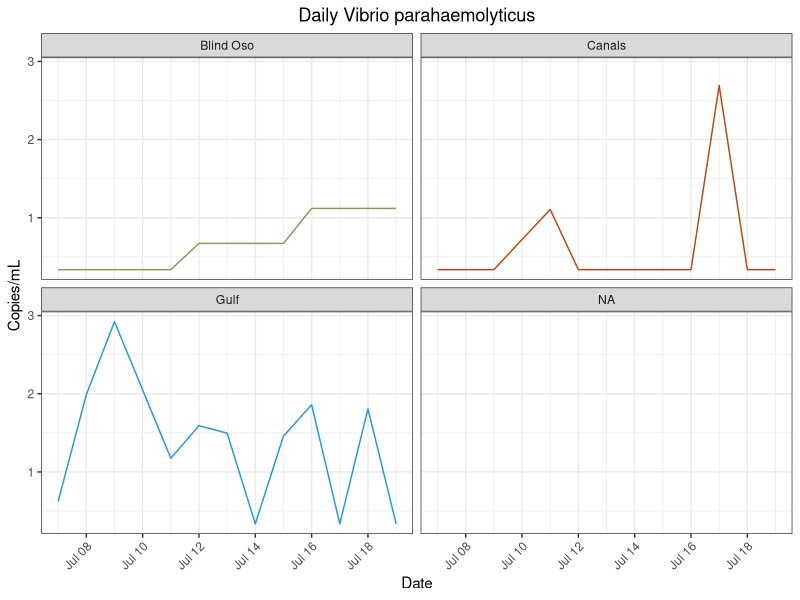
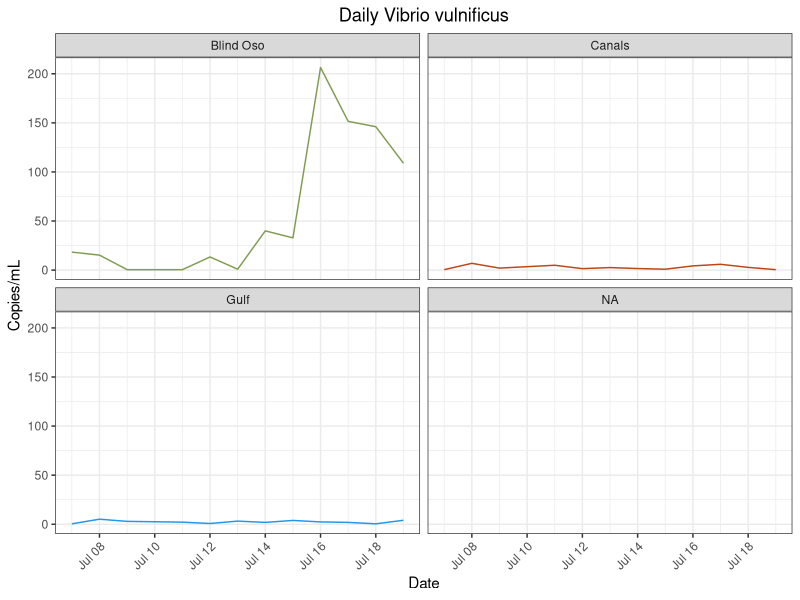
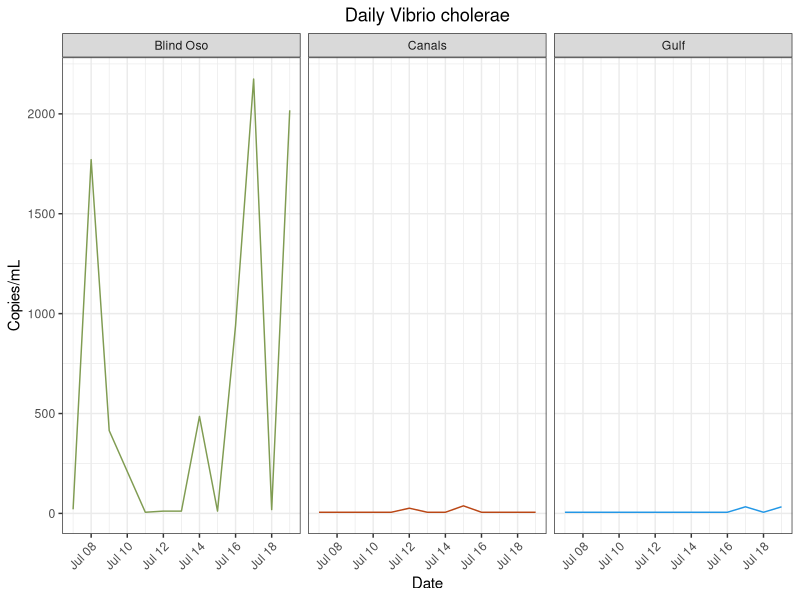
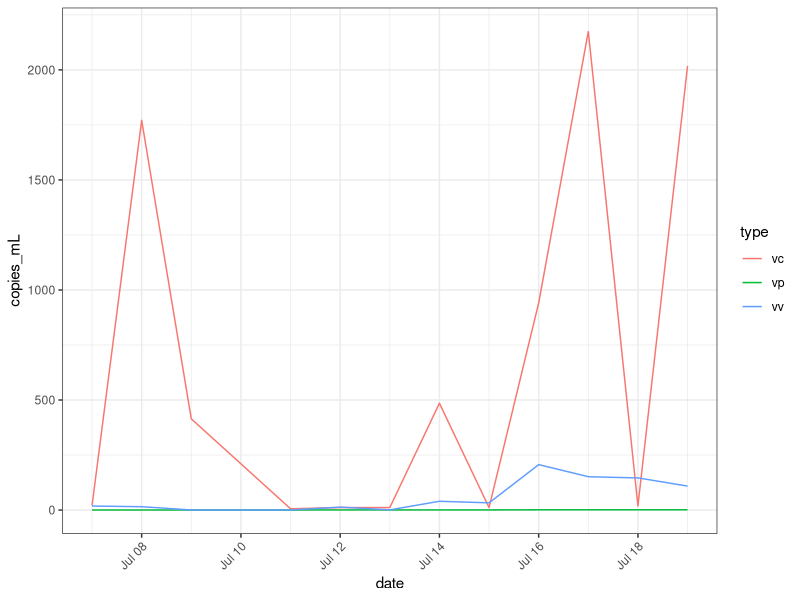
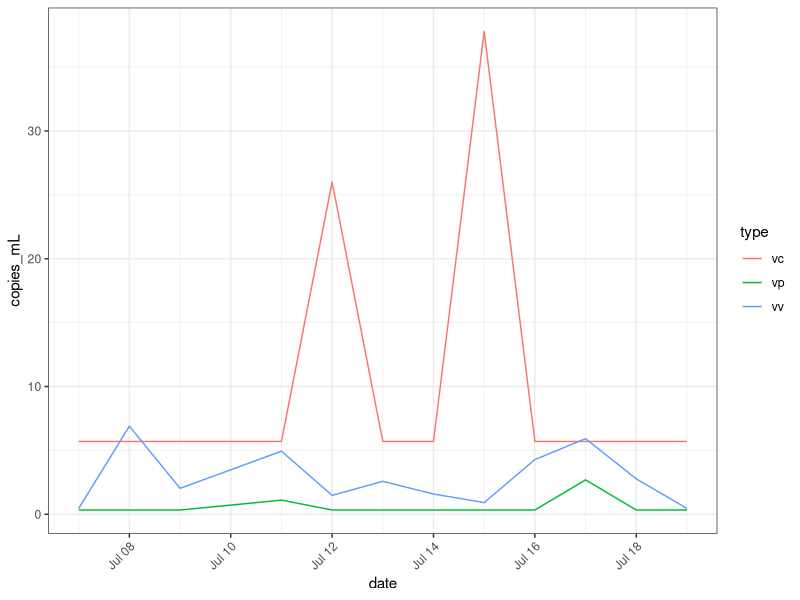
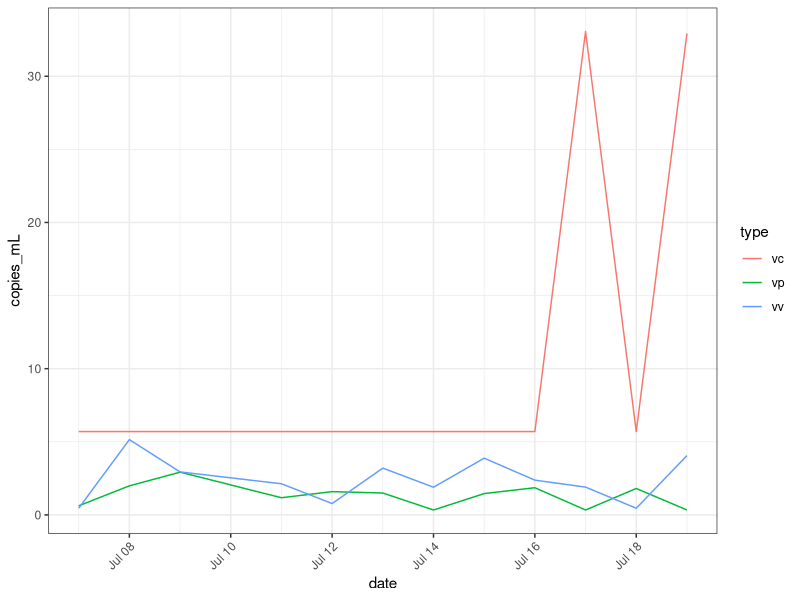
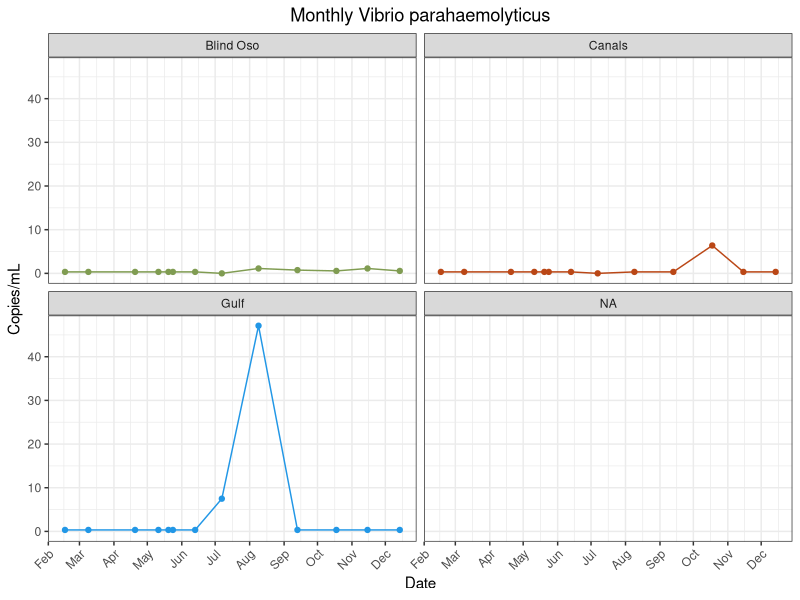
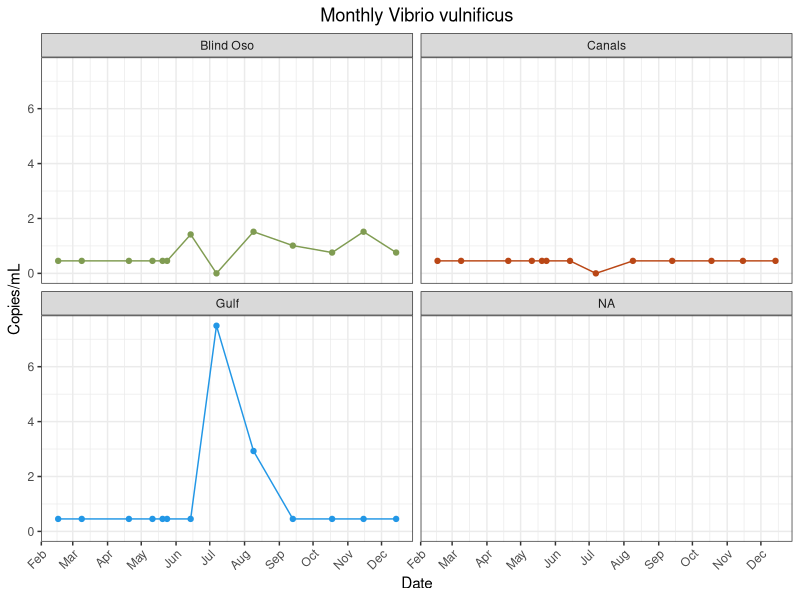

The R source for these figures, in order:
## ---- chunk 1
library(here)
library(tidyverse)
library(lubridate)
## ---- chunk 2
vp<- read_csv(here("data", "processed_data","vp_clean_copies.csv"))
vv<- read_csv(here("data", "processed_data","vv_clean_copies_redo.csv")) #Trial two is best. Other trials exist too. 
vp_m<- read_csv(here("data", "processed_data","vp_mon_clean_copies.csv")) 
vv_m<- read_csv(here("data", "processed_data","vv_clean_copies_mon.csv"))
vc<- read_csv(here("data", "processed_data", "vc_clean_copies_daily.csv"))
vc_m<- read_csv(here("data", "processed_data", "vc_clean_copies_mon.csv"))
## ---- chunk 3
vv<- vv %>%
  mutate(site = recode(site, "BO" = "Blind Oso")) %>%
  mutate(site = recode(site, "C2" = "Canals")) %>%
  mutate(site = recode(site, "RD" = "Gulf"))

vp<- vp %>%
  mutate(site = recode(site, "BO" = "Blind Oso")) %>%
  mutate(site = recode(site, "C2" = "Canals")) %>%
  mutate(site = recode(site, "RD" = "Gulf"))

vc<- vc %>%
  mutate(site = recode(site, "BO" = "Blind Oso")) %>%
  mutate(site = recode(site, "C2" = "Canals")) %>%
  mutate(site = recode(site, "RD" = "Gulf"))
## ---- chunk 4
#Vp Mon
vp_m<- vp_m %>%
  select(!...1) 
jul_bo = data.frame(date = as.Date("2022-07-07"), copies_mL=0, site = "BO")
jul_c2 = data.frame(date = as.Date("2022-07-07"), copies_mL=0, site = "C2")
jul_rd = data.frame(date = as.Date("2022-07-07"), copies_mL=7.49310194, site = "RD")
vp_m = rbind(jul_bo, jul_c2, jul_rd, vp_m) %>%
  mutate(site = recode(site, "BO" = "Blind Oso")) %>%
  mutate(site = recode(site, "C2" = "Canals")) %>%
  mutate(site = recode(site, "RD" = "Gulf"))
                     

#Vv Mon
vv_m<- vv_m %>%
  select(!...1) 
jul_bo = data.frame(date = as.Date("2022-07-07"), copies_mL=0, site = "BO")
jul_c2 = data.frame(date = as.Date("2022-07-07"), copies_mL=0, site = "C2")
jul_rd = data.frame(date = as.Date("2022-07-07"), copies_mL=7.49310194, site = "RD")
vv_m = rbind(jul_bo, jul_c2, jul_rd, vv_m)%>%
  mutate(site = recode(site, "BO" = "Blind Oso")) %>%
  mutate(site = recode(site, "C2" = "Canals")) %>%
  mutate(site = recode(site, "RD" = "Gulf"))

vc_m<- vc_m %>%
  select(!...1) 
  jul_bo = data.frame(date = as.Date("2022-07-07"), copies_mL=263.208407, site = "BO")
  jul_c2 = data.frame(date = as.Date("2022-07-07"), copies_mL=0, site = "C2")
  jul_rd = data.frame(date = as.Date("2022-07-07"), copies_mL=0, site = "RD")
  vc_m = rbind(jul_bo, jul_c2, jul_rd, vc_m)%>%
    mutate(site = recode(site, "BO" = "Blind Oso")) %>%
    mutate(site = recode(site, "C2" = "Canals")) %>%
    mutate(site = recode(site, "RD" = "Gulf"))
## ---- chunk 5
vp %>%
  ggplot() + geom_line(
    aes(x = date,
        y = copies_mL,
        color = site))+ 
  facet_wrap(~site)  +
  labs(x = "Date",
       y = "Copies/mL",
       title = "Daily Vibrio parahaemolyticus")+
  theme_bw()+
  theme(
    plot.title = element_text(hjust = 0.5),
    axis.text.x = element_text(hjust = 1, angle = 45),
    legend.position = "none")+
  scale_color_manual(values = c("Blind Oso" = "#809C52",
                                "Canals" = "#ba4716",
                                "Gulf" = "4c848c"))
## ---- chunk 6
vv %>%
 # filter(!site %in% "Blind Oso") %>%
  ggplot() + geom_line(
    aes(x = date,
        y = copies_mL,
        color = site))+ 
  facet_wrap(~site)  +
  labs(x = "Date",
       y = "Copies/mL",
       title = "Daily Vibrio vulnificus")+
  theme_bw()+
  theme(
    plot.title = element_text(hjust = 0.5),
    axis.text.x = element_text(hjust = 1, angle = 45),
    legend.position = "none")+ 
  scale_color_manual(values = c("Blind Oso" = "#809C52",
                                "Canals" = "#ba4716",
                                "Gulf" = "4c848c"))
## ---- chunk 7
vc %>%
 #filter(!site %in% "Blind Oso") %>%
  ggplot() + geom_line(
    aes(x = date,
        y = copies_mL,
        color = site))+ 
  facet_wrap(~site)  +
  labs(x = "Date",
       y = "Copies/mL",
       title = "Daily Vibrio cholerae")+
  theme_bw()+
  theme(
    plot.title = element_text(hjust = 0.5),
    axis.text.x = element_text(hjust = 1, angle = 45),
    legend.position = "none")+ 
  scale_color_manual(values = c("Blind Oso" = "#809C52",
                                "Canals" = "#ba4716",
                                "Gulf" = "4c848c"))
## ---- chunk 8
#Make new columns with species 
type = "vc"
vc1<- cbind(vc, type)

type = "vv"
vv1<- cbind(vv, type)

type = "vp"
vp1<- cbind(vp, type)

#Combine datasets
master<- rbind(vc1,vp1,vv1)
## ---- chunk 9
master %>%
  filter(site %in% "Blind Oso")%>%
  ggplot() + geom_line(
    aes(
      x = date,
      y = copies_mL,
      color = type))+ 
  theme_bw()+
  theme(
    axis.text.x = element_text(hjust = 1, angle = 45))
## ---- chunk 10
master %>%
  filter(site %in% "Canals")%>%
  ggplot() + geom_line(
    aes(
      x = date,
      y = copies_mL,
      color = type))+ 
  theme_bw()+
  theme(
    axis.text.x = element_text(hjust = 1, angle = 45))
## ---- chunk 11
master %>%
  filter(site %in% "Gulf")%>%
  ggplot() + geom_line(
    aes(
      x = date,
      y = copies_mL,
      color = type))+ 
  theme_bw()+
  theme(
    axis.text.x = element_text(hjust = 1, angle = 45))
## ---- chunk 12
vp_m %>%
ggplot() + geom_line(
    aes(x = date,
        y = copies_mL,
        color = site))+ 
  geom_point(
     aes(x = date,
        y = copies_mL,
        color = site))+
  facet_wrap(~site)  +
  labs(x = "Date",
       y = "Copies/mL",
       title = "Monthly Vibrio parahaemolyticus")+
  theme_bw()+
  theme(
    plot.title = element_text(hjust = 0.5),
    axis.text.x = element_text(hjust = 1, angle = 45),
    legend.position = "none")+
  scale_color_manual(values = c("Blind Oso" = "#809C52",
                                "Canals" = "#ba4716",
                                "Gulf" = "4c848c"))+
  scale_x_date(date_breaks = "1 month", date_labels = "%b")
## ---- chunk 13
vv_m %>%
  filter(!site %in% c("E3", "NT")) %>%
 ggplot() + geom_line(
    aes(x = date,
        y = copies_mL,
        color = site))+ 
  geom_point(
     aes(x = date,
        y = copies_mL,
        color = site))+
  facet_wrap(~site)  +
  labs(x = "Date",
       y = "Copies/mL",
       title = "Monthly Vibrio vulnificus")+
  theme_bw()+
  theme(
    plot.title = element_text(hjust = 0.5),
    axis.text.x = element_text(hjust = 1, angle = 45),
    legend.position = "none")+
  scale_color_manual(values = c("Blind Oso" = "#809C52",
                                "Canals" = "#ba4716",
                                "Gulf" = "4c848c"))+
  scale_x_date(date_breaks = "1 month", date_labels = "%b")
## ---- chunk 14
vc_m %>%
  #filter(!site %in% "Blind Oso") %>%
 ggplot() + geom_line(
    aes(x = date,
        y = copies_mL,
        color = site))+ 
  geom_point(
     aes(x = date,
        y = copies_mL,
        color = site))+
  facet_wrap(~site)  +
  labs(x = "Date",
       y = "Copies/mL",
       title = "Monthly Vibrio cholerae")+
  theme_bw()+
  theme(
    plot.title = element_text(hjust = 0.5),
    axis.text.x = element_text(hjust = 1, angle = 45),
    legend.position = "none")+
  scale_color_manual(values = c("Blind Oso" = "#809C52",
                                "Canals" = "#ba4716",
                                "Gulf" = "4c848c"))+
  scale_x_date(date_breaks = "1 month", date_labels = "%b")
